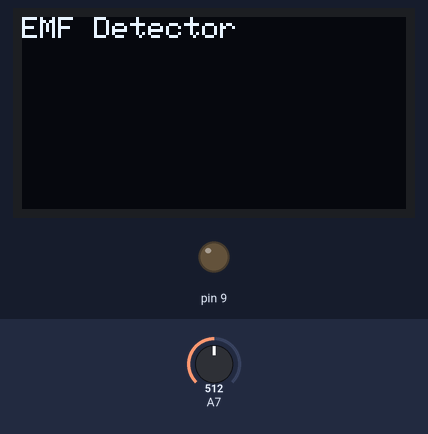
A sketch run on a simulated Arduino Nano, built with avr-gcc and run on an emulated ATmega328P. Parts: 128×64 one-colour display, output pins drawn as LEDs (lit = HIGH). The inputs (shaded band) are chosen by the test bench; at power-on: A7 = 512. The display library's start-up logo is not drawn.

Above: at 2.1 s.
At 5.2 s:
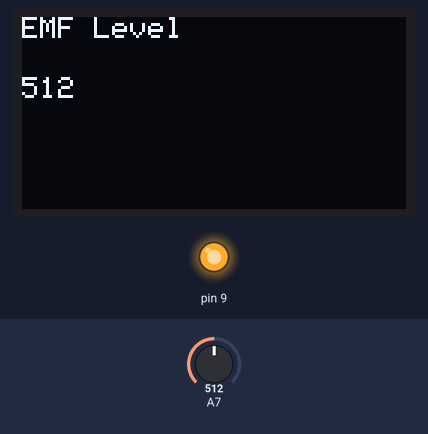
5.3 s: A7 set to 122
At 6.3 s:
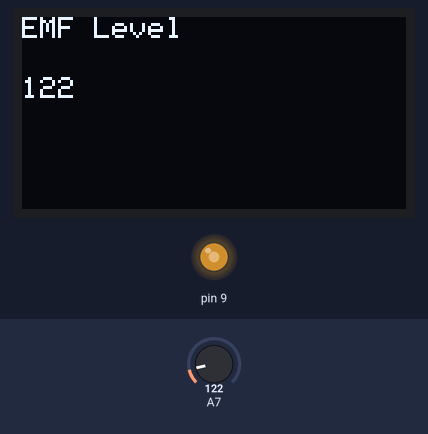
6.9 s: A7 set to 306
At 7.4 s:
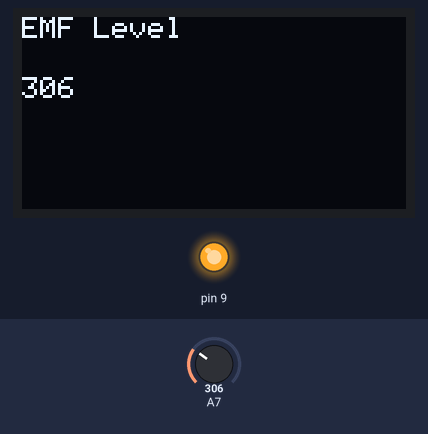
8.5 s: A7 set to 10
At 9.6 s:
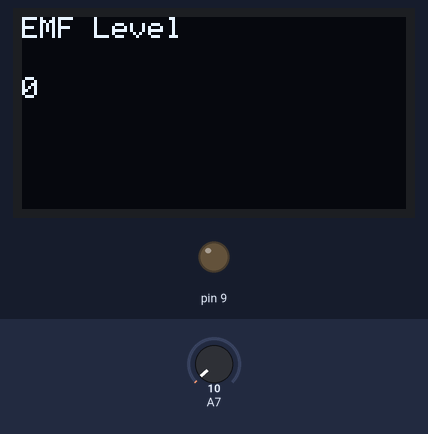
Timing chart, 0 to 11.5 s (numbered marks = the images above; inputs shaded):
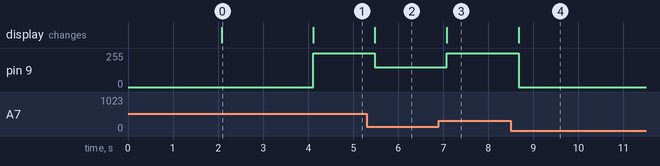

Measured:
- after the input at 5.3 s, pin 9: 255/255 → 150/255 after 0.18 s; the display: changes after 0.18 s (image 2)
- after the input at 6.9 s, pin 9: 150/255 → 255/255 after 0.18 s; the display: changes after 0.18 s (image 3)
- after the input at 8.5 s, pin 9: 255/255 → 0/255 after 0.17 s; the display: changes after 0.17 s (image 4)
- what the display in image 0 shows lasts 2.0 s, from 2.1 s to 4.1 s

The sketch:

emf_detector.ino
```cpp
/* EMF/RF Detector
 *  learnelectronics
 *  06 Jan 17
 */

#include <SPI.h>
#include <Wire.h>
#include <Adafruit_GFX.h>
#include <Adafruit_SSD1306.h>

#define OLED_RESET 4
Adafruit_SSD1306 display(OLED_RESET);

#define NUMFLAKES 10
#define XPOS 0
#define YPOS 1
#define DELTAY 2


#define LOGO16_GLCD_HEIGHT 16
#define LOGO16_GLCD_WIDTH  16
static const unsigned char PROGMEM logo16_glcd_bmp[] =
{ B00000000, B11000000,
  B00000001, B11000000,
  B00000001, B11000000,
  B00000011, B11100000,
  B11110011, B11100000,
  B11111110, B11111000,
  B01111110, B11111111,
  B00110011, B10011111,
  B00011111, B11111100,
  B00001101, B01110000,
  B00011011, B10100000,
  B00111111, B11100000,
  B00111111, B11110000,
  B01111100, B11110000,
  B01110000, B01110000,
  B00000000, B00110000 };

  int emfLevel = 0;
  int ledLevel = 0;


void setup()   {
  Serial.begin(9600);
  pinMode(9, OUTPUT);

  display.begin(SSD1306_SWITCHCAPVCC, 0x3C);

  display.display();
  delay(2000);

  // Clear the buffer.
  display.clearDisplay();
  display.setTextSize(1);
  display.setTextColor(WHITE);
  display.setCursor(0,0);
  display.println("EMF Detector");
  display.display();
  delay(2000);
  display.clearDisplay();

}


void loop() {

emfLevel = analogRead(A7);
ledLevel = map(emfLevel,0,1024,0,255);

if(emfLevel >20){
   display.setTextSize(1);
  display.setTextColor(WHITE);
  display.setCursor(0,0);
  display.println("EMF Level");
  display.setCursor(0,20);
  display.println(emfLevel);
  display.display();
  analogWrite(9,(ledLevel*5));
  display.clearDisplay();
}
  else{
     display.setTextSize(1);
  display.setTextColor(WHITE);
  display.setCursor(0,0);
  display.println("EMF Level");
  display.setCursor(0,20);
  display.println("0");
  display.display();
  analogWrite(9,0);
  delay(100);
  display.clearDisplay();
  }

  delay(200);


}
```
